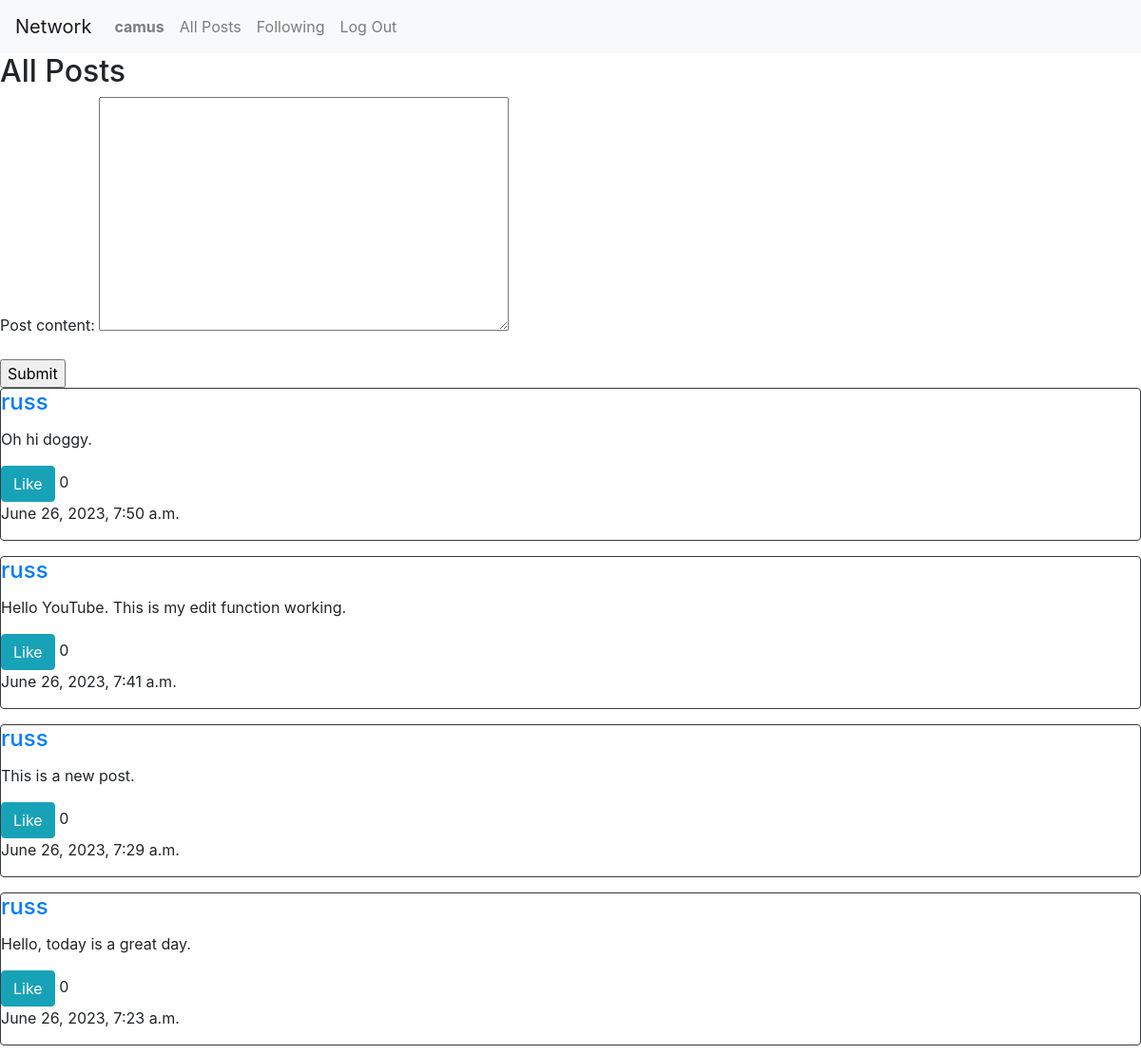
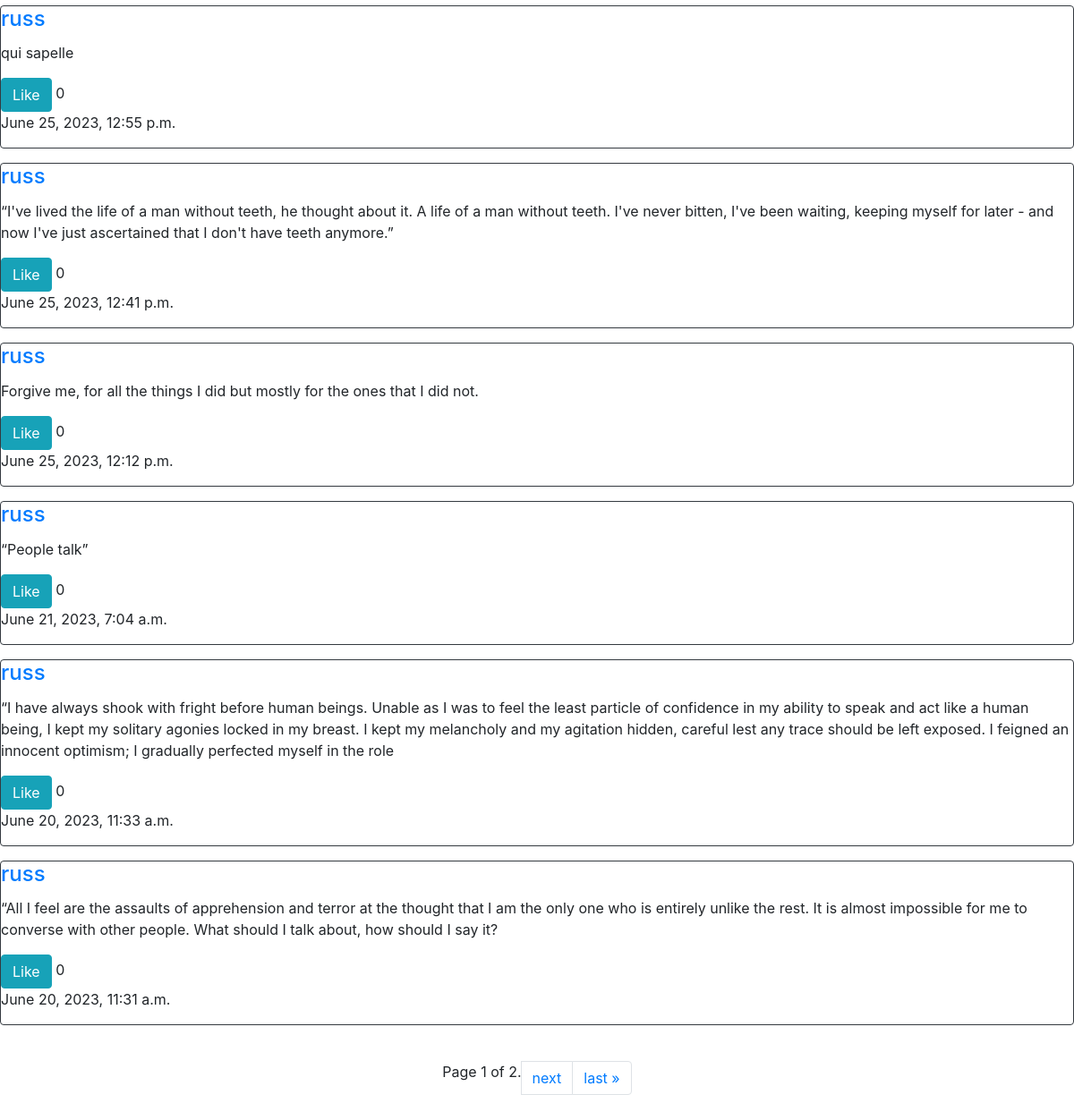
The app's page / (signed in) with its own data (2 pictures, top to bottom).
### network/models.py (models this page shows, shortened)
class User(AbstractUser):
    followers = models.ManyToManyField('self', symmetrical=False, related_name='user_followers')
    following = models.ManyToManyField('self', symmetrical=False, related_name='user_following')
    likes =  models.ManyToManyField('Post', related_name='liked_users', blank=True)

class Post(models.Model):
    username = models.ForeignKey(User, on_delete=models.CASCADE)
    post_content = models.TextField()
    timestamp = models.DateTimeField(auto_now_add=True)
    likes = models.ManyToManyField(User, related_name = 'liked_posts', blank=True)

### network/views.py (the view, shortened to what this page needs)
# urls.py: path("", views.index, name="index"),
def index(request):
    naive_datetime = datetime.now()
    aware_datetime = make_aware(naive_datetime)
    if request.user.is_authenticated:
        posts = Post.objects.all().order_by('-timestamp')
        paginator = Paginator(posts, 10)
        page_number = request.GET.get("page")
        page_obj = paginator.get_page(page_number)
        if request.method == "GET":
            return render(request, "network/index.html", {
                "form" : PostForm(),
                "posts" : page_obj
            })
    else:
        return HttpResponseRedirect(reverse("login"))

### network/models.py
class PostForm(ModelForm):
    class Meta:
        model = Post
        fields = ['post_content']

### network/templates/network/index.html (shortened to what this page needs)
{% extends "network/layout.html" %}
{% load static %}
{% block body %}
    <h2>All Posts</h2>
    <form action="{% url 'index' %}" method="post" id="text-area">
        {{ form.as_p }}
        <input type="submit">
    </form>
    {% if posts %}
        {% for post in posts %}
        <div class="card border-dark mb-3" id="post{{post.id}}">
            <h4 class="card-title"><a href="{% url 'profile' username=post.username %}">{{post.username}}</h4></a>
        <form id="edit-form{{post.id}}">
            <p class="card-text" id="post-content{{post.id}}">{{post.post_content}}</p>
            {% if user not in post.likes.all %}
            <button id="like-btn{{post.id}}" type="button" data-id="{{post.id}}" class="btn btn-info">Like</button>
            {% else %}
            <button id="like-btn{{post.id}}" type="button" data-id="{{post.id}}" class="btn btn-info">Unlike</button>
            {% endif %}
            <span id="likeCount{{post.id}}" data-id="{{post.id}}">{{post.likes|length}}</span>
        </form>
            <p class="card-text">{{post.timestamp}}</p>
        </div>
        {% endfor %}
    {% endif %}
    <div class="container p-4">
        <ul class="pagination justify-content-center">
            {% if posts.has_next %}
            <li class="page-item">Page {{ posts.number }} of {{ posts.paginator.num_pages }}. </li>
                <li class="page-item"><a class="page-link" href="?page={{ posts.next_page_number }}">next</a> </li>
                <li class="page-item"><a class="page-link" href="?page={{ posts.paginator.num_pages }}">last &raquo;</a> </li>
            {% endif %}
        </ul>
    </div>
{% endblock %}

### network/templates/network/layout.html (shortened to what this page needs)
{% load static %}
<!DOCTYPE html>
<html lang="en">
    <head>
        <link rel="stylesheet" href="https://stackpath.bootstrapcdn.com/bootstrap/4.4.1/css/bootstrap.min.css">
        <link href="{% static 'network/styles.css' %}" rel="stylesheet">
    </head>
    <body>
        <nav class="navbar navbar-expand-lg navbar-light bg-light">
            <a class="navbar-brand" href="#">Network</a>
            <div>
              <ul class="navbar-nav mr-auto">
                {% if user.is_authenticated %}
                    <li class="nav-item">
                        <a class="nav-link" href="#"><strong>{{ user.username }}</strong></a>
                    </li>
                {% endif %}
                <li class="nav-item">
                  <a class="nav-link" href="{% url 'index' %}">All Posts</a>
                </li>
                {% if user.is_authenticated %}
                    <li class="nav-item">
                        <a class="nav-link" href="{% url 'following' %}">Following</a>
                    </li>
                    <li class="nav-item">
                        <a class="nav-link" href="{% url 'logout' %}">Log Out</a>
                    </li>
                {% endif %}
              </ul>
            </div>
          </nav>
        <div class="body">
            {% block body %}
            {% endblock %}
        </div>
    </body>
</html>

### records on screen
User: username "camus"
Post: username "russ", post_content "Oh hi doggy.", likes|length "0", timestamp "June 26, 2023, 7:50 a.m."
Post: username "russ", post_content "Hello YouTube. This is my edit function working.", likes|length "0", timestamp "June 26, 2023, 7:41 a.m."
Post: username "russ", post_content "This is a new post.", likes|length "0", timestamp "June 26, 2023, 7:29 a.m."
Post: username "russ", post_content "Hello, today is a great day.", likes|length "0", timestamp "June 26, 2023, 7:23 a.m."
Post: username "russ", post_content "qui sapelle", likes|length "0", timestamp "June 25, 2023, 12:55 p.m."
Post: username "russ", post_content "“I've lived the life of a man without teeth, he thought about it. A life of a man without teeth. I've never bitten, I've been waiting, keeping myself for later - and now I've just ascertained that I don't have teeth anymore.”", likes|length "0", timestamp "June 25, 2023, 12:41 p.m."
Post: username "russ", post_content "Forgive me, for all the things I did but mostly for the ones that I did not.", likes|length "0", timestamp "June 25, 2023, 12:12 p.m."
Post: username "russ", post_content "“People talk”", likes|length "0", timestamp "June 21, 2023, 7:04 a.m."
Post: username "russ", post_content "“I have always shook with fright before human beings. Unable as I was to feel the least particle of confidence in my ability to speak and act like a human being, I kept my solitary agonies locked in my breast. I kept my melancholy and my agitation hidden, careful lest any trace should be left exposed. I feigned an innocent optimism; I gradually perfected myself in the role", likes|length "0", timestamp "June 20, 2023, 11:33 a.m."
Post: username "russ", post_content "“All I feel are the assaults of apprehension and terror at the thought that I am the only one who is entirely unlike the rest. It is almost impossible for me to converse with other people. What should I talk about, how should I say it?", likes|length "0", timestamp "June 20, 2023, 11:31 a.m."

### other values on screen
{{ posts.number }} "1"
{{ posts.paginator.num_pages }} "2"
